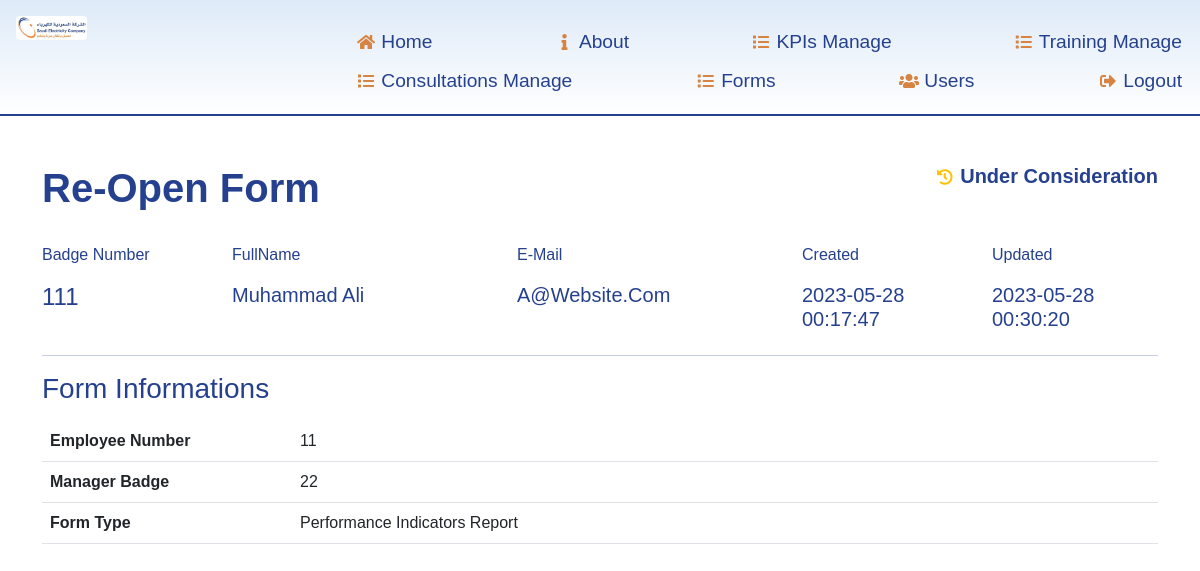
/form-info.php?id=5 (signed in), run on the app's committed database.
### tables this page shows
CREATE TABLE `forms` (
  `id` int(11) NOT NULL,
  `user_id` int(11) NOT NULL,
  `support_type_id` int(11) NOT NULL,
  `form_info` text NOT NULL,
  `status` enum('new','under consideration','done') NOT NULL DEFAULT 'new',
  `created` datetime NOT NULL,
  `updated` datetime DEFAULT current_timestamp() ON UPDATE current_timestamp()
);

CREATE TABLE `support_types` (
  `id` int(11) NOT NULL,
  `support_type` varchar(30) NOT NULL
);

CREATE TABLE `users` (
  `id` int(11) NOT NULL,
  `email` varchar(50) NOT NULL,
  `password` varchar(32) NOT NULL,
  `badge_number` int(11) NOT NULL,
  `first_name` varchar(30) NOT NULL,
  `last_name` varchar(30) NOT NULL,
  `lastlogin` datetime DEFAULT NULL
);

### config/functions-db.php (called while the page is built, shortened)
<?PHP
function getRows($query = "") {
    global $conn;
    $result = ($query) ? $conn->query($query) : NULL;
    $result->fetch_array(MYSQLI_ASSOC);
    $arr = NULL;
    foreach ($result as $row):
        $arr[] = $row;
    endforeach;
    return (isset($arr) && $arr) ? $arr : NULL;
}

### config/functions-queries.php (called while the page is built, shortened)
<?PHP
function getForms($where = "1") {
    $sql = "SELECT forms.*, support_types.support_type, users.email, badge_number,  concat(first_name, ' ', last_name)as fullName FROM `forms`
    LEFT JOIN users ON users.id = forms.user_id
    LEFT JOIN support_types ON support_types.id = forms.support_type_id
    Where $where ";
    $result = getRows($sql);
    return ($result)? $result : null;
}
function getFormById($id = 0) {
    if ($id) {
        $row = getForms(" `forms`.id = '$id' ");
        return ($row)? $row[0] : null;
    }
}

### init.php (called while the page is built, shortened)
<?php
$conn = new mysqli(SERVER_HOST, SERVER_USER, SERVER_PASS, SERVER_DB);
require 'config/functions.php';
require 'config/functions-db.php';
require 'config/functions-queries.php';
$id = get('id');

### form-info.php (the view, shortened to what this page needs)
<?PHP
require_once 'init.php';
include 'views/header.php';
$format = '';
$form = getFormById($id);
$support_type_id = $form['support_type_id'];
$formInfo = $form['form_info'];
if ($formInfo) {
   $formInfo = json_decode($formInfo);
   $format = getFormInfoFormatByType($support_type_id, $formInfo);
}
?>
<div class="container">
   <h1 class="title"><?= $form['support_type'] ?> <small class="float-end fs-5"><?= getStatusIcon($form['status'], true) ?></small></h1>
   <div class="row">
      <div class="col-2">
         <label class="my-3">Badge Number</label>
      <h4><?= $form['badge_number'] ?></h4>
      </div>
      <div class="col-3">
      <label class="my-3">FullName</label>
      <h5><?= $form['fullName'] ?></h5>
      </div>
      <div class="col-3">
      <label class="my-3">E-Mail</label>
      <h5><?= $form['email'] ?></h5>
      </div>
      <div class="col-2">
      <label class="my-3">Created</label>
      <h5><?= $form['created'] ?></h5>
      </div>
      <?PHP if($form['updated']){?>
      <div class="col-2">
      <label class="my-3">Updated</label>
      <h5><?= $form['updated'] ?></h5>
      </div>
      <?PHP } ?>
   </div>
<hr>
   <h3 class="my-3">Form Informations</h3>
   <?= $format ?>
</div>
<?PHP
function getFormInfoFormatByType($id, $array)
{
   switch ($id) {
      case '5':
         $out = "<table class='table table-hover'>
                        <tr>
                           <th width='250'>Employee Number</th>
                           <td>$array->employee_badge</td>
                        </tr>
                        <tr>
                        <th width='250'>Manager Badge</th>
                        <td>$array->manager_badge</td>
                     </tr>
                        <tr>
                           <th>Form Type</th>
                           <td>$array->form_type</td>
                           </tr>
                       ";
         $out .= ' </table>';
         return $out;
         break;
   }
}
?>
<?PHP include 'views/footer.php' ?>

### config/functions.php (shortened to what this page needs)
<?php
function get($parm = "")
{
    if (isset($_GET[$parm]) && $_GET[$parm]) {
        return $_GET[$parm];
    }
}
function _ucwords($text, $sp = '_')
{
    $str = str_replace($sp, " ", $text);
    return ucwords($str);
}
function getStatusIcon($status = "false", $withName = "")
{
    $color = "";
    $icon = "";
    switch ($status):
        case 'under consideration':
            $color = 'warning';
            $icon = 'history';
            break;
    endswitch;
    if ($withName) {
        return "<i class='text-" . $color . " fa fa-fw fa-" . $icon . "'></i> " . _ucwords($status);
    } else {
        return "<i class='text-" . $color . " fa fa-fw fa-" . $icon . "'></i>";
    }
}

### assets/css/Style.css (style rules this page uses)
:root { --peru: #EC8033; --black: #222; --white: #fff; --light-black: #666; --light-white: #ccc; --light-bg: #f5f5f5; --dark-bg: rgba(0, 0, 0, .7); --border: .1rem solid #aaa; --box-shadow: 0 .5rem 1rem rgba(0, 0, 0, .1); }
* { font-family: SEC_GE_Light, SEC_GE_Light, Geneva, sans-serif; font-size: 16px; margin: 0; padding: 0; box-sizing: border-box; outline: none; border: none; text-decoration: none; transition: all 0.4s cubic-bezier(.43, 1.1, .62, 1.08); text-transform: capitalize; }
html { overflow-x: hidden; scroll-behavior: smooth; scroll-padding-top: 6rem; }
body { color: #25408f !important; }
.title { margin-top:3rem!important; margin-bottom: 15px; font-weight: bold; color: #25408F !important; }

### assets/css/datatables.css (style rules this page uses)
:root { --dt-row-selected: 13, 110, 253;--dt-row-selected-text: 255, 255, 255;--dt-row-selected-link: 9, 10, 11 }

### data on the page
forms: support_type.support_type "Re-Open Form", status "Under Consideration", user.badge_number "111", user.email "A@website.com", created "2023-05-28 00:17:47", updated "2023-05-28 00:30:20"

### other printed values
$form['fullName'] "Muhammad Ali"
$array->employee_badge "11"
$array->manager_badge "22"
$array->form_type "Performance Indicators Report"
